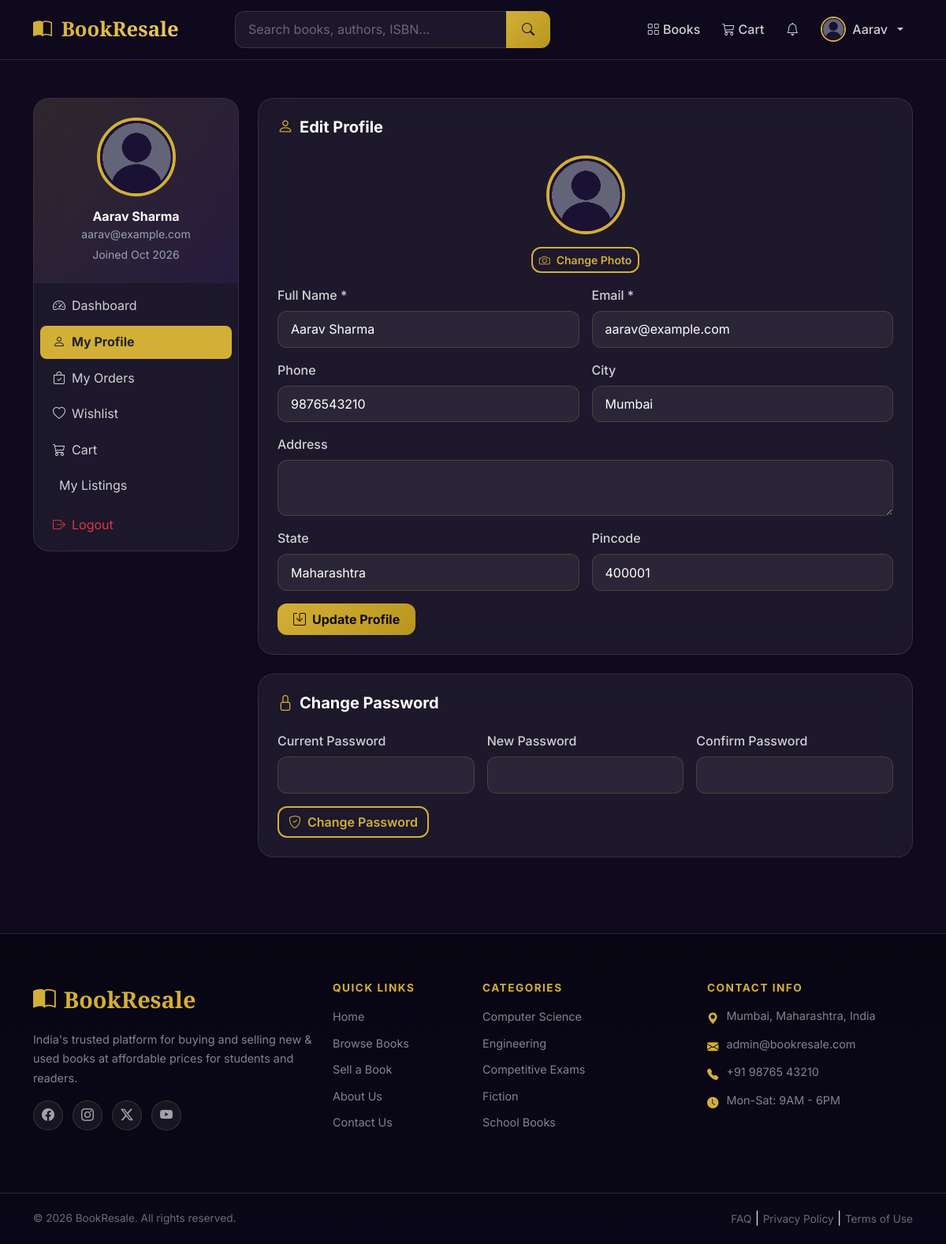
Screenshot of /user/profile.php (signed in) with the database file from the repository.
### tables this page shows
CREATE TABLE `users` (
  `id`            INT UNSIGNED AUTO_INCREMENT PRIMARY KEY,
  `name`          VARCHAR(100) NOT NULL,
  `email`         VARCHAR(150) NOT NULL UNIQUE,
  `password`      VARCHAR(255) NOT NULL,
  `phone`         VARCHAR(20) DEFAULT NULL,
  `address`       TEXT DEFAULT NULL,
  `city`          VARCHAR(100) DEFAULT NULL,
  `state`         VARCHAR(100) DEFAULT NULL,
  `pincode`       VARCHAR(10) DEFAULT NULL,
  `profile_photo` VARCHAR(255) DEFAULT 'default_user.png',
  `is_blocked`    TINYINT(1) DEFAULT 0,
  `reset_token`   VARCHAR(100) DEFAULT NULL,
  `reset_expires` DATETIME DEFAULT NULL,
  `created_at`    TIMESTAMP DEFAULT CURRENT_TIMESTAMP,
  `updated_at`    TIMESTAMP DEFAULT CURRENT_TIMESTAMP ON UPDATE CURRENT_TIMESTAMP
);

### includes/auth.php (called while the page is built, shortened)
<?php
function isLoggedIn(): bool {
    return isset($_SESSION['user_id']) && isset($_SESSION['user_role']);
}
function getCurrentUser(mysqli $conn): ?array {
    $id = (int)$_SESSION['user_id'];
    $stmt = $conn->prepare("SELECT * FROM users WHERE id=? AND is_blocked=0");
    $stmt->bind_param('i', $id);
    $stmt->execute();
    return $stmt->get_result()->fetch_assoc();
}

### includes/functions.php (called while the page is built, shortened)
<?php
function sanitize(string $data): string {
    return htmlspecialchars(trim($data), ENT_QUOTES, 'UTF-8');
}

### user/profile.php (the view, shortened to what this page needs)
<?php
require_once __DIR__ . '/../includes/functions.php';
require_once __DIR__ . '/../includes/auth.php';
$user = getCurrentUser($conn);
require_once __DIR__ . '/../includes/header.php';
require_once __DIR__ . '/../includes/navbar.php';
?>
<div class="container py-5">
    <div class="row g-4">
        <div class="col-lg-3">
            <div class="glass-card p-0 overflow-hidden">
                <div class="text-center p-4" style="background:linear-gradient(135deg,rgba(212,175,55,0.1),rgba(124,58,237,0.1));">
                    <img src="<?= UPLOAD_URL ?>profiles/<?= sanitize($user['profile_photo']) ?>" alt="Profile" class="profile-avatar mb-3" onerror="this.src='<?= UPLOAD_URL ?>default_user.png'">
                    <h6 class="text-white fw-bold mb-0"><?= sanitize($user['name']) ?></h6>
                    <small class="text-muted"><?= sanitize($user['email']) ?></small><br>
                    <small class="text-muted">Joined <?= date('M Y',strtotime($user['created_at'])) ?></small>
                </div>
                <ul class="list-unstyled p-2 mb-0">
                    <?php $links=[['dashboard.php','bi-speedometer2','Dashboard'],['profile.php','bi-person','My Profile'],['orders.php','bi-bag-check','My Orders'],['wishlist.php','bi-heart','Wishlist'],['cart.php','bi-cart3','Cart'],['mybooks.php','bi-journal-bookmarks','My Listings']]; ?>
                    <?php foreach ($links as $l): ?>
                    <li><a href="<?= SITE_URL ?>/user/<?= $l[0] ?>" class="dropdown-item rounded-3 py-2 px-3 mb-1 <?= basename($_SERVER['PHP_SELF'])===$l[0]?'bg-gold text-dark fw-bold':'' ?>"><i class="bi <?= $l[1] ?> me-2"></i><?= $l[2] ?></a></li>
                    <?php endforeach; ?>
                    <li><a href="<?= SITE_URL ?>/auth/logout.php" class="dropdown-item rounded-3 py-2 px-3 mb-1 text-danger"><i class="bi bi-box-arrow-right me-2"></i>Logout</a></li>
                </ul>
            </div>
        </div>
        <div class="col-lg-9">
            <div class="glass-card p-4 mb-4">
                <h5 class="text-white fw-bold mb-4"><i class="bi bi-person me-2 text-gold"></i>Edit Profile</h5>
                <form method="POST" enctype="multipart/form-data" class="needs-validation" novalidate>
                    <div class="row g-3">
                        <div class="col-12 text-center">
                            <img src="<?= UPLOAD_URL ?>profiles/<?= sanitize($user['profile_photo']) ?>" alt="Profile" class="profile-avatar mb-3" id="profilePreview" onerror="this.src='<?= UPLOAD_URL ?>default_user.png'">
                            <div><label class="btn btn-outline-gold btn-sm cursor-pointer" for="photoInput"><i class="bi bi-camera me-2"></i>Change Photo</label>
                            <input type="file" name="photo" id="photoInput" class="d-none" accept="image/*" onchange="previewPhoto(this)"></div>
                        </div>
                        <div class="col-md-6"><label class="form-label">Full Name *</label><input type="text" name="name" class="form-control" value="<?= sanitize($user['name']) ?>" required></div>
                        <div class="col-md-6"><label class="form-label">Email *</label><input type="email" name="email" class="form-control" value="<?= sanitize($user['email']) ?>" required></div>
                        <div class="col-md-6"><label class="form-label">Phone</label><input type="tel" name="phone" class="form-control" value="<?= sanitize($user['phone'] ?? '') ?>"></div>
                        <div class="col-md-6"><label class="form-label">City</label><input type="text" name="city" class="form-control" value="<?= sanitize($user['city'] ?? '') ?>"></div>
                        <div class="col-12"><label class="form-label">Address</label><textarea name="address" class="form-control" rows="2"><?= sanitize($user['address'] ?? '') ?></textarea></div>
                        <div class="col-md-6"><label class="form-label">State</label><input type="text" name="state" class="form-control" value="<?= sanitize($user['state'] ?? '') ?>"></div>
                        <div class="col-md-6"><label class="form-label">Pincode</label><input type="text" name="pincode" class="form-control" value="<?= sanitize($user['pincode'] ?? '') ?>" pattern="[0-9]{6}"></div>
                        <div class="col-12"><button type="submit" class="btn btn-gold"><i class="bi bi-save me-2"></i>Update Profile</button></div>
                    </div>
                </form>
            </div>
            <div class="glass-card p-4">
                <h5 class="text-white fw-bold mb-4"><i class="bi bi-lock me-2 text-gold"></i>Change Password</h5>
                <form method="POST" class="needs-validation" novalidate>
                    <div class="row g-3">
                        <div class="col-md-4"><label class="form-label">Current Password</label><input type="password" name="current_password" class="form-control" required></div>
                        <div class="col-md-4"><label class="form-label">New Password</label><input type="password" name="new_password" class="form-control" minlength="8" required></div>
                        <div class="col-md-4"><label class="form-label">Confirm Password</label><input type="password" name="confirm_password" class="form-control" required></div>
                        <div class="col-12"><button type="submit" class="btn btn-outline-gold"><i class="bi bi-shield-check me-2"></i>Change Password</button></div>
                    </div>
                </form>
            </div>
        </div>
    </div>
</div>
<?php require_once __DIR__ . '/../includes/footer.php'; ?>

### assets/css/style.css (style rules this page uses)
:root { --primary: #0f0a1e; --primary-light: #1a1233; --secondary: #1e1442; --gold: #d4af37; --gold-light: #f0cc60; --gold-dark: #b8961e; --accent: #7c3aed; --accent-light: #9f63f5; --white: #ffffff; --light: #f8f9ff; --gray: #9ca3af; --gray-light: #f3f4f6; --success: #10b981; --danger: #ef4444; --warning: #f59e0b; --info: #3b82f6; --border: rgba(212, 175, 55, 0.2); --card-bg: rgba(255,255,255,0.04); --glass: rgba(255,255,255,0.08); --shadow: 0 4px 24px rgba(0,0,0,0.3); --shadow-gold: 0 4px 20px rgba(212,175,55,0.25); --transition: all 0.3s cubic-bezier(0.4,0,0.2,1); --radius: 12px; --radius-lg: 20px; --font-body: 'Inter', sans-serif; --font-heading: 'Playfair Display', serif; }
*, *::before, *::after { box-sizing: border-box; margin: 0; padding: 0; }
html { scroll-behavior: smooth; }
body { font-family: var(--font-body); background: #0f0a1e; color: #e2e8f0; min-height: 100vh; overflow-x: hidden; line-height: 1.6; }
h4, h5, h6 { font-family: var(--font-body); font-weight: 700; }
.text-gold { color: var(--gold) !important; }
.bg-gold { background: var(--gold) !important; }
.btn-gold { background: linear-gradient(135deg, var(--gold), var(--gold-dark)); color: var(--primary); border: none; font-weight: 700; border-radius: var(--radius); transition: var(--transition); padding: 0.5rem 1.25rem; }
.btn-outline-gold { border: 2px solid var(--gold); color: var(--gold); background: transparent; font-weight: 600; border-radius: var(--radius); transition: var(--transition); }
.glass-card { background: rgba(255,255,255,0.06); border: 1px solid rgba(255,255,255,0.1); border-radius: var(--radius-lg); backdrop-filter: blur(20px); }
.form-control, .form-select { background: rgba(255,255,255,0.06); border: 1px solid var(--border); color: white; border-radius: var(--radius); padding: 0.65rem 1rem; transition: var(--transition); }
.form-control::placeholder { color: rgba(255,255,255,0.35); }
.form-label { color: rgba(255,255,255,0.8); font-weight: 500; margin-bottom: 0.4rem; }
.profile-avatar { width: 100px; height: 100px; border-radius: 50%; border: 4px solid var(--gold); object-fit: cover; }
.cursor-pointer { cursor: pointer; }
.text-muted { color: var(--gray) !important; }
a { color: var(--gold); }
.dropdown-item { color: rgba(255,255,255,0.8); }

### rows the page displays
users: profile_photo (placeholder picture), name "Aarav Sharma", email "aarav@example.com", created_at "Oct 2026", phone "9876543210", city "Mumbai", state "Maharashtra", pincode "400001"

### other values shown
SITE_NAME "BookResale"
explode(' ', $_SESSION['user_name'])[0] "Aarav"
$l[2] "Dashboard"
$l[2] "My Profile"
$l[2] "My Orders"
$l[2] "Wishlist"
$l[2] "Cart"
$l[2] "My Listings"
